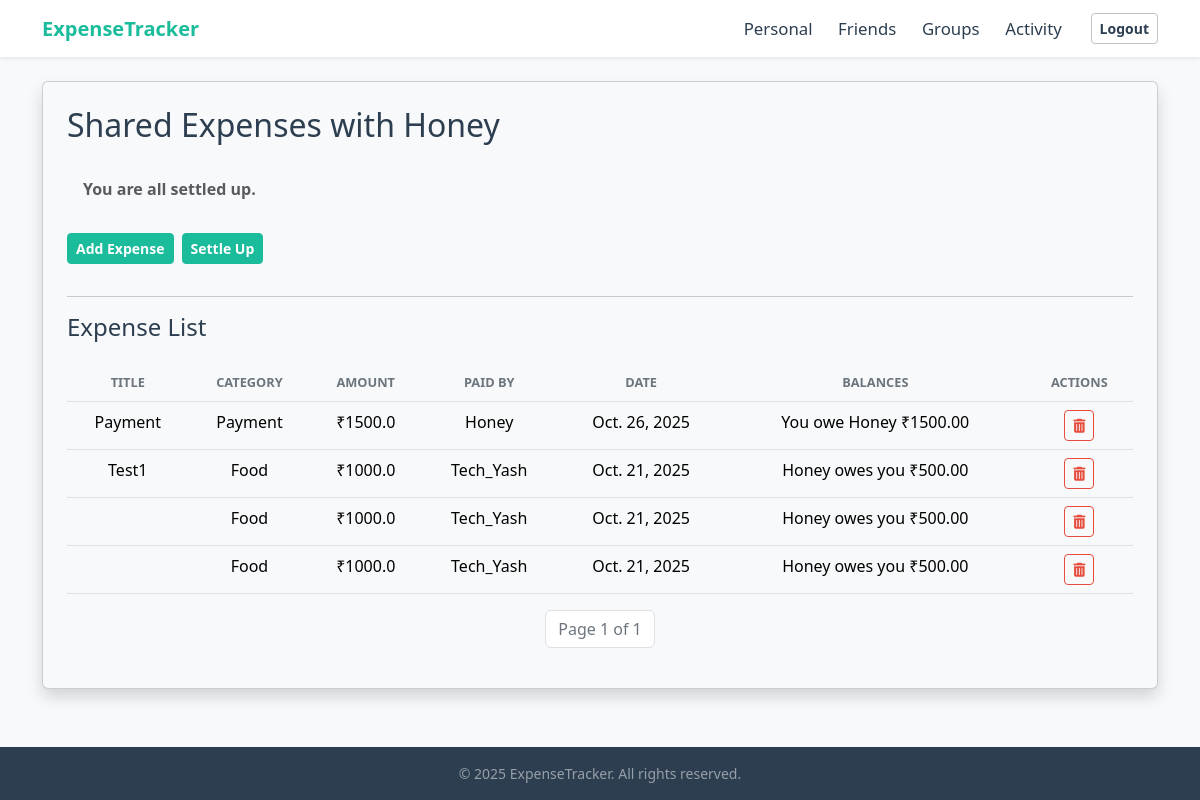
Before: /tracker/friend_details/6/ (signed in) with the older database file.
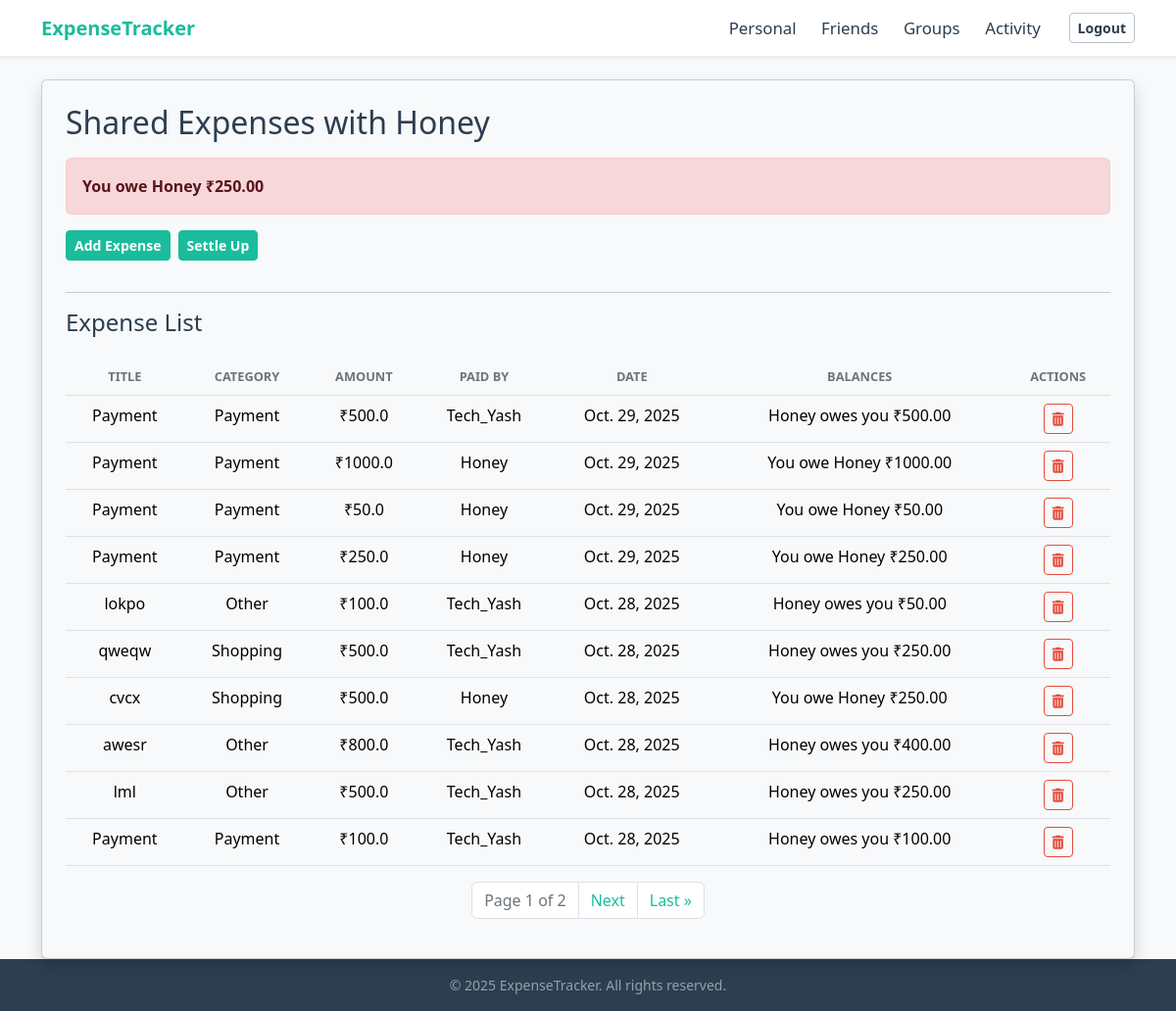
After: the same page with the newer database file.
### tracker/models.py (models this page shows, shortened)
class FriendExpense(models.Model):
    user = models.ForeignKey(UserRegistration, on_delete=models.CASCADE, related_name='friend_expense_owner')
    friend_user = models.ForeignKey(UserRegistration, on_delete=models.CASCADE, related_name='friend_expense_friend')
    title = models.CharField(max_length=200)
    amount = models.FloatField()
    category = models.CharField(max_length=80)
    date = models.DateField(auto_now_add=True)
    description = models.TextField(blank=True,null=True)
    paid_by = models.ForeignKey(UserRegistration, on_delete=models.CASCADE, related_name='paid_expenses',blank=True,null=True)
    amount_owed = models.FloatField(default=0) #Amount the user owes
    group = models.ForeignKey('Groups', on_delete=models.SET_NULL, blank=True, null=True, related_name="payments")

class UserRegistration(models.Model):
    name = models.CharField(max_length=100)
    email = models.CharField(max_length=100,unique=True)
    password = models.CharField(max_length=100)

### tracker/views.py (the view)
# urls.py: path('friend_details/<int:friend_id>/',views.friend_details, name='friend_details'),
def friend_details(request, friend_id):
    if 'username' not in request.session:
        messages.error(request, "Please log in to access this page.")
        return redirect('login')
    user_id = request.session.get('user_id')
    user = get_object_or_404(UserRegistration, id=user_id)
    friend = get_object_or_404(UserRegistration, id=friend_id)
    all_expenses = FriendExpense.objects.filter(
        user=user,
        friend_user=friend
    ).order_by('-date')
    total_balance = all_expenses.aggregate(total=Sum('amount_owed'))['total'] or Decimal('0.00')
    total_expenses_sum = all_expenses.aggregate(total=Sum('amount'))['total'] or 0
    paginator = Paginator(all_expenses, 10) # 10 expenses per page
    page_number = request.GET.get('page')
    expenses_page_obj = paginator.get_page(page_number)
    context = {
        'friend': friend,
        'expenses_page_obj': expenses_page_obj, # Pass the paginated object
        'total_expenses': total_expenses_sum,
        'total_balance': total_balance,       # Pass the correct, simple balance
        'user': user,
    }
    return render(request, 'tracker/friend_details.html', context)

### tracker/templates/tracker/friend_details.html (shortened to what this page needs)
{% extends 'tracker/base.html' %}
{% load static %}
{% block content %}
<div class="card shadow p-4 mt-4">
    <h2 class="mb-0 fw-light">Shared Expenses with {{ friend.name }}</h2>
    {% if total_balance > 0.01 %}
        <div class="alert alert-success bg-success-subtle text-success-emphasis border border-success border-opacity-10 rounded mt-3" role="alert">
            <strong>{{ friend.name }} owes you ₹{{ total_balance|floatformat:2 }}</strong>
        </div>
    {% elif total_balance < -0.01 %}
        <div class="alert alert-danger bg-danger-subtle text-danger-emphasis border border-danger border-opacity-10 rounded mt-3" role="alert">
            <strong>You owe {{ friend.name }} ₹{{ total_balance|floatformat:2|cut:"-" }}</strong>
        </div>
    {% else %}
        <div class="alert alert-secondary bg-light text-muted border-0 rounded mt-3" role="alert">
            <strong>You are all settled up.</strong>
        </div>
    {% endif %}
    <div class="mb-3 d-flex align-items-center">
        <a href="{% url 'add_expense_with_friend' friend.id %}" class="btn btn-primary btn-sm me-2">Add Expense</a>
        <button type="button" class="btn btn-primary btn-sm" data-bs-toggle="modal" data-bs-target="#settleUpModal">
            Settle Up
        </button>
    </div>
    <hr>
    <h4 class="mb-0 fw-light">Expense List</h4><br>
    <table class="table table-hover">
        <thead class="table-light text-center">
            <tr>
                <th>Title</th>
                <th>Category</th>
                <th>Amount</th>
                <th>Paid By</th>
                <th>Date</th>
                <th>Balances</th>
                <th>Actions</th>
            </tr>
        </thead>
        <tbody>
            {% for expense in expenses_page_obj %}
            <tr>
                <td class="text-center">{{ expense.title }}</td>
                <td class="text-center">{{ expense.category }}</td>
                <td class="text-center">₹{{ expense.amount }}</td>
                <td class="text-center">{{ expense.paid_by.name }}</td>
                <td class="text-center">{{ expense.date }}</td>
                <td class="text-center">
                    {% if expense.amount_owed > 0 %}
                        {{ friend.name }} owes you ₹{{ expense.amount_owed|floatformat:2 }}
                    {% elif expense.amount_owed < 0 %}
                        You owe {{ friend.name }} ₹{{ expense.amount_owed|floatformat:2|cut:"-" }}
                    {% else %}
                        Settled
                    {% endif %}
                </td>
                <td class="text-center align-middle">
                    <form action="{% url 'delete_friend_expense' expense.id %}" method="POST"
                    onsubmit="return confirm('Are you sure you want to delete this expense? This action cannot be undone.');"
                    class="d-inline">
                    <button type="submit" class="btn btn-sm btn-outline-danger" title="Delete Expense">
                        <i class="fas fa-trash-alt"></i>
                    </button>
                    </form>
                </td>
            </tr>
            {% empty %}
                <tr>
                    <td colspan="7" class="text-center">No Expenses added</td>
                </tr>
            {% endfor %}
        </tbody>
    </table>
    <nav aria-label="Expenses navigation">
        <ul class="pagination justify-content-center">
            <li class="page-item disabled">
                <span class="page-link">Page {{ expenses_page_obj.number }} of {{ expenses_page_obj.paginator.num_pages }}</span>
            </li>
            {% if expenses_page_obj.has_next %}
                <li class="page-item"><a class="page-link" href="?page={{ expenses_page_obj.next_page_number }}">Next</a></li>
                <li class="page-item"><a class="page-link" href="?page={{ expenses_page_obj.paginator.num_pages }}">Last &raquo;</a></li>
            {% endif %}
        </ul>
    </nav>
</div>
{% endblock %}

Changed rows visible on the page:
no longer on this page (row unchanged): FriendExpense: title "Payment", category "Payment", amount "1500.0", paid_by.name "Honey", date "Oct. 26, 2025", {{ friend.name }} "Honey", amount_owed "1500.00"
no longer on this page (row unchanged): FriendExpense: title "Test1", category "Food", amount "1000.0", paid_by.name "Tech_Yash", date "Oct. 21, 2025", {{ friend.name }} "Honey", amount_owed "500.00"
no longer on this page (row unchanged): FriendExpense: category "Food", amount "1000.0", paid_by.name "Tech_Yash", date "Oct. 21, 2025", {{ friend.name }} "Honey", amount_owed "500.00"
no longer on this page (row unchanged): FriendExpense: category "Food", amount "1000.0", paid_by.name "Tech_Yash", date "Oct. 21, 2025", {{ friend.name }} "Honey", amount_owed "500.00"
shown differently, row unchanged: UserRegistration "Honey": name (not shown) → "Honey"
added FriendExpense: title "Payment", category "Payment", amount "500.0", paid_by.name "Tech_Yash", date "Oct. 29, 2025", {{ friend.name }} "Honey", amount_owed "500.00"
added FriendExpense: title "Payment", category "Payment", amount "1000.0", paid_by.name "Honey", date "Oct. 29, 2025", {{ friend.name }} "Honey", amount_owed "1000.00"
added FriendExpense: title "Payment", category "Payment", amount "50.0", paid_by.name "Honey", date "Oct. 29, 2025", {{ friend.name }} "Honey", amount_owed "50.00"
added FriendExpense: title "Payment", category "Payment", amount "250.0", paid_by.name "Honey", date "Oct. 29, 2025", {{ friend.name }} "Honey", amount_owed "250.00"
added FriendExpense: title "lokpo", category "Other", amount "100.0", paid_by.name "Tech_Yash", date "Oct. 28, 2025", {{ friend.name }} "Honey", amount_owed "50.00"
added FriendExpense: title "qweqw", category "Shopping", amount "500.0", paid_by.name "Tech_Yash", date "Oct. 28, 2025", {{ friend.name }} "Honey", amount_owed "250.00"
added FriendExpense: title "cvcx", category "Shopping", amount "500.0", paid_by.name "Honey", date "Oct. 28, 2025", {{ friend.name }} "Honey", amount_owed "250.00"
added FriendExpense: title "awesr", category "Other", amount "800.0", paid_by.name "Tech_Yash", date "Oct. 28, 2025", {{ friend.name }} "Honey", amount_owed "400.00"
added FriendExpense: title "lml", category "Other", amount "500.0", paid_by.name "Tech_Yash", date "Oct. 28, 2025", {{ friend.name }} "Honey", amount_owed "250.00"
added FriendExpense: title "Payment", category "Payment", amount "100.0", paid_by.name "Tech_Yash", date "Oct. 28, 2025", {{ friend.name }} "Honey", amount_owed "100.00"
Other visible differences:
{{ total_balance|floatformat:2|cut:"-" }}: (not shown) → "250.00"
{{ expenses_page_obj.paginator.num_pages }}: "1" → "2"
text no longer shown: "You are all settled up."
text now shown: "You owe ₹ Next Last »"
